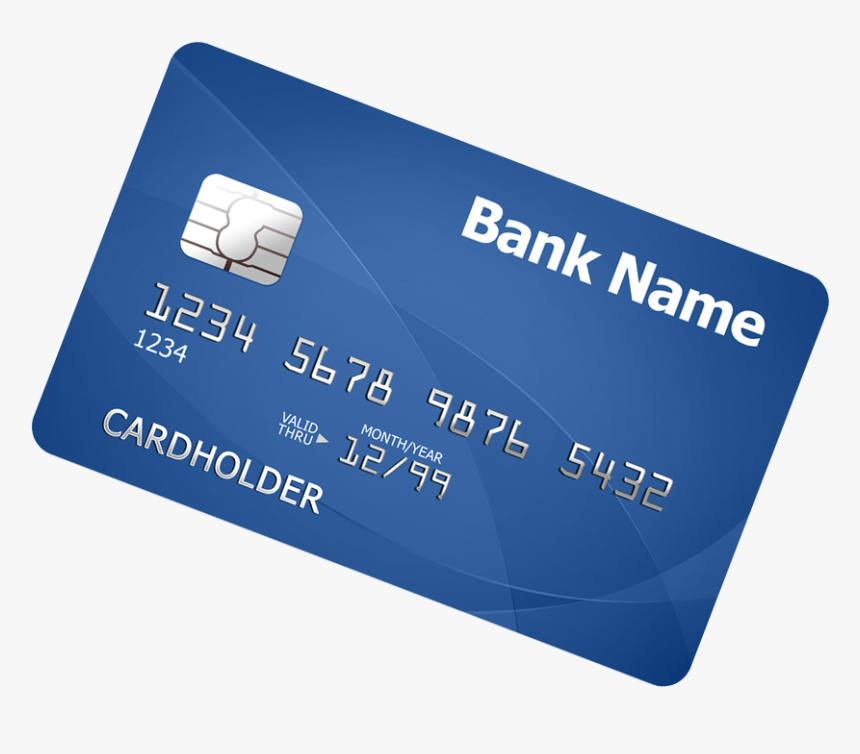
#> input picture Problem_3/card.png, 860 x 754 px
$ jupyter execute card.ipynb
#> lines starting #> are read from the running program, lines starting #| are printed output that depends on the picture; after the words box and inside, x2 and y2 are one past the last pixel; in counts of white or black regions, pixels touching at a corner belong together
[cell 1]
import cv2 as cv
import numpy as np
import matplotlib.pyplot as plt

[cell 2]
card_img = cv.imread("./card.png")[:,:,::-1]

[cell 3]
plt.imshow(card_img, interpolation = 'none')

[cell 4]
card_gray = cv.cvtColor(card_img, cv.COLOR_BGR2GRAY)
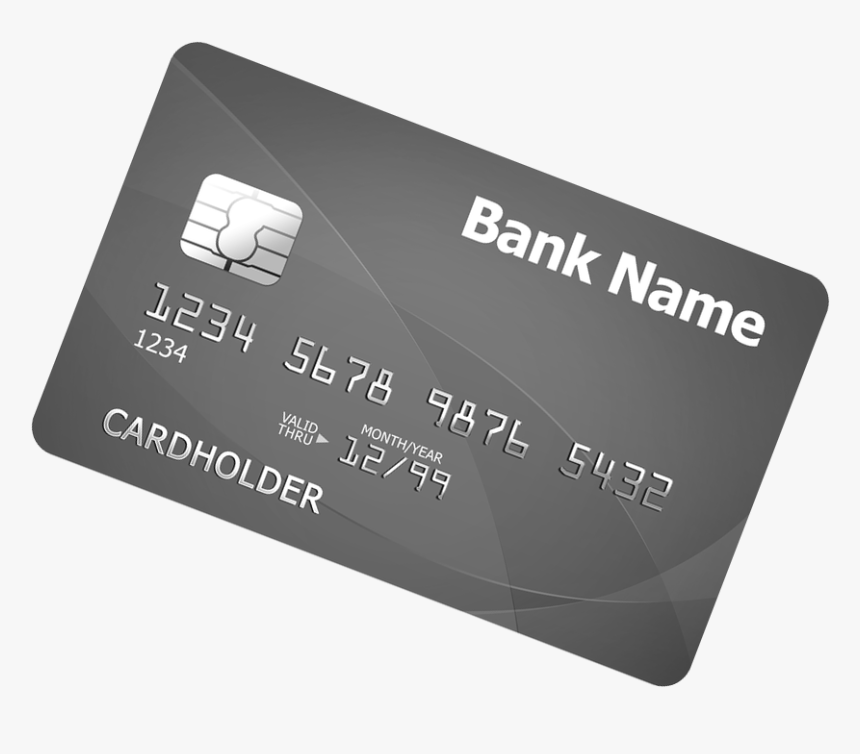
#> card_gray: shape (754, 860); min 10, max 255, mean 183.6
ret, card_bin = cv.threshold(card_gray, 0, 255,cv.THRESH_BINARY+cv.THRESH_OTSU)
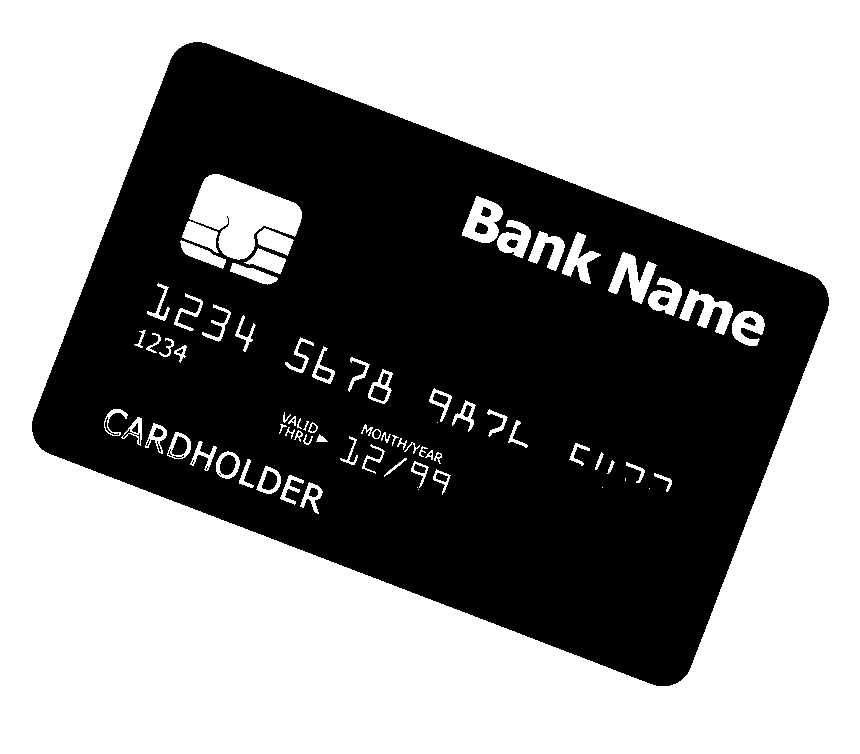
#> card_bin: shape (754, 860); 55.9% white; 33 black regions (11 under 20 px), largest, box (x1, y1, x2, y2) and area: (32, 42, 829, 686) 284006, (220, 455, 236, 475) 243, (172, 436, 187, 455) 202
#> ret = 175

[cell 5]
plt.imshow(card_bin, interpolation = 'none')

[cell 6]
cmpts = cv.connectedComponentsWithStats( card_bin )

[cell 7]
plt.imshow(cmpts[1] == 1, interpolation = 'none')
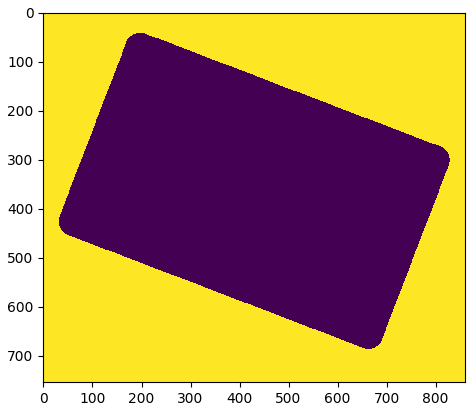
#> figure drawn by matplotlib, 1 panel

[cell 8]
card_mask_1 = 1 - np.array(cmpts[1] == 1).astype(np.uint8).copy()
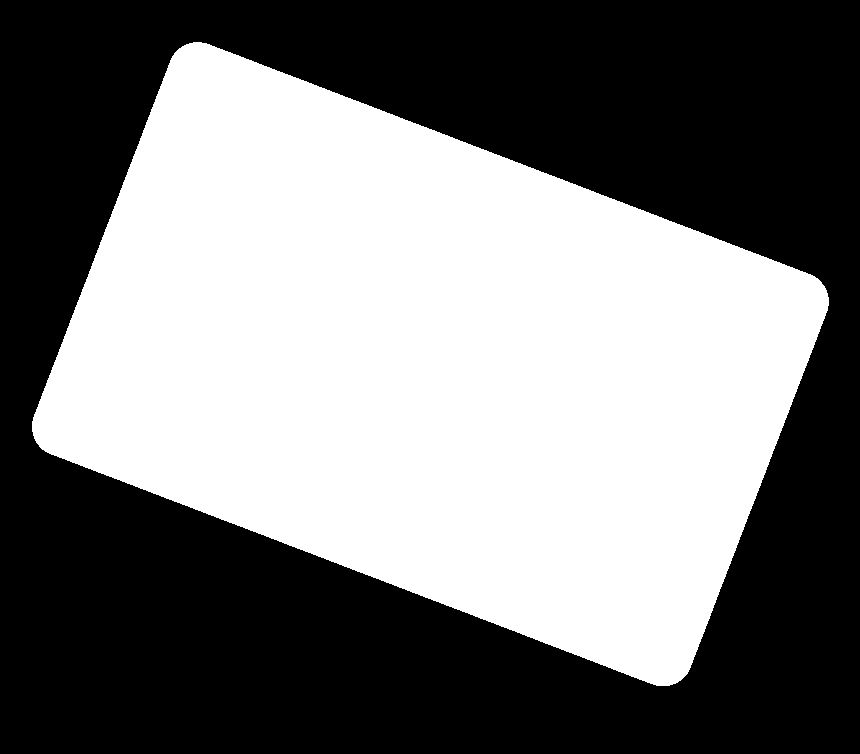
#> card_mask_1: shape (754, 860); values 0 (black) and 1 (white), 47.5% white; 1 white region, box (x1, y1, x2, y2) and area: (32, 42, 829, 686) 308258
kernel = cv.getStructuringElement(cv.MORPH_ELLIPSE, (3,7) )
new = cv.dilate(card_mask_1, kernel, iterations = 10)
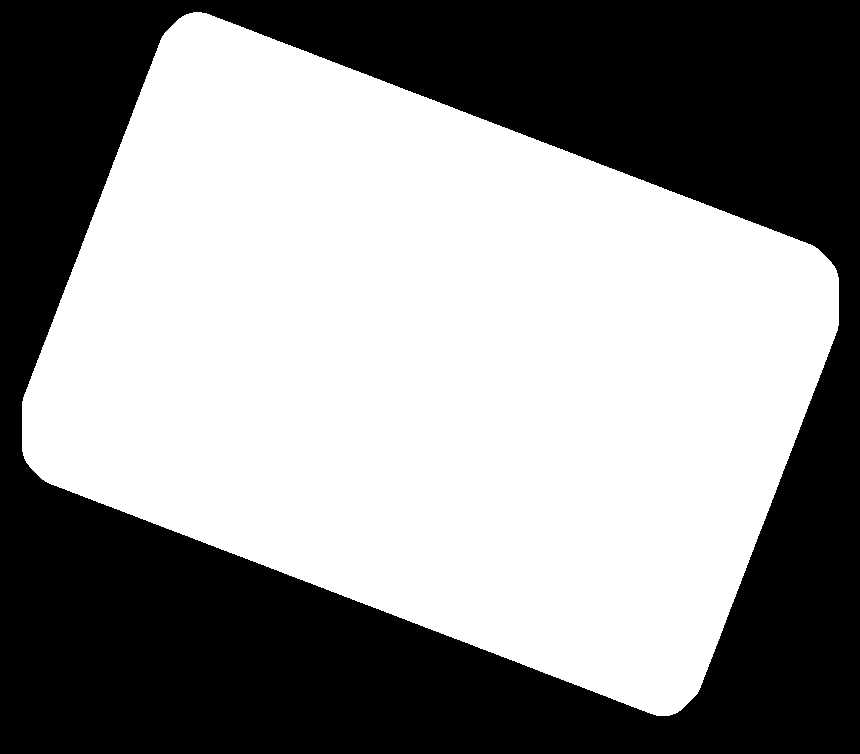
#> new: shape (754, 860); values 0 (black) and 1 (white), 55.8% white; 1 black region, box (x1, y1, x2, y2) and area: (0, 0, 860, 754) 286492
plt.imshow( new, interpolation = 'none'  );

[cell 9]
def findborderblack(onedarr):
    black_idxs = np.where(onedarr != 0)[0]
#> black_idxs = 797 values from 32 to 828
    return black_idxs[0], black_idxs[-1]

[cell 10]
card_mask = 1 - np.array(cmpts[1] == 1).astype(np.int8)
x_min, x_max = findborderblack(card_mask.sum(axis = 0, keepdims = False))
#> x_min = 32; x_max = 828
x_min, x_max
#> Out = (32, 828)

[cell 11]
y_x_min, _ = findborderblack(card_mask[:, x_min])
#> y_x_min = 421
y_x_max, _ = findborderblack(card_mask[:, x_max])
#> y_x_max = 297

[cell 12]
y_min, y_max = findborderblack(card_mask.sum(axis = 1, keepdims = False))
#> y_min = 42; y_max = 685
y_min, y_max
#> Out = (42, 685)

[cell 13]
x_y_min, _ = findborderblack(card_mask[y_min, :])
#> x_y_min = 193
x_y_max, _ = findborderblack(card_mask[y_max, :])
#> x_y_max = 656

[cell 14]
test_img = card_bin.copy()
cv.circle(test_img, (x_min,y_x_min), radius=4, color=255, thickness=4)
#> test_img: shape (754, 860); 55.9% white; 34 black regions (12 under 20 px), largest, box (x1, y1, x2, y2) and area: (32, 42, 829, 686) 283943, (220, 455, 236, 475) 243, (172, 436, 187, 455) 202
cv.circle(test_img, (x_max,y_x_max), radius=4, color=255, thickness=4)
#> test_img: shape (754, 860); 55.9% white; 35 black regions (13 under 20 px), largest, box (x1, y1, x2, y2) and area: (32, 42, 829, 686) 283880, (220, 455, 236, 475) 243, (172, 436, 187, 455) 202
cv.circle(test_img, (x_y_min,y_min), radius=4, color=255, thickness=4)
#> test_img: shape (754, 860); 55.9% white; 36 black regions (14 under 20 px), largest, box (x1, y1, x2, y2) and area: (32, 42, 829, 686) 283817, (220, 455, 236, 475) 243, (172, 436, 187, 455) 202
cv.circle(test_img, (x_y_max,y_max), radius=4, color=255, thickness=4)
#> test_img: shape (754, 860); 55.9% white; 37 black regions (15 under 20 px), largest, box (x1, y1, x2, y2) and area: (32, 42, 829, 686) 283755, (220, 455, 236, 475) 243, (172, 436, 187, 455) 202
plt.imshow( test_img )

[cell 15]
source_pts = np.zeros((4, 2))
orientation = abs(x_y_min - x_max) > abs(x_y_min - x_min)
#> orientation = True
source_pts[0] = [x_y_min,y_min] if orientation else [x_min,y_x_min]
source_pts[1] = [x_max,y_x_max] if orientation else [x_y_min,y_min]
source_pts[2] = [x_y_max,y_max] if orientation else [x_max,y_x_max]
source_pts[3] = [x_min,y_x_min] if orientation else [x_y_max,y_max]
source_pts = source_pts.astype(np.float32)

target_pts = np.float32([[0,0],\
             [256,0],\
             [256,128],\
             [0,128]])
M = cv.getPerspectiveTransform(source_pts, target_pts)
card_cropped = cv.warpPerspective(card_img, M, (256,128))
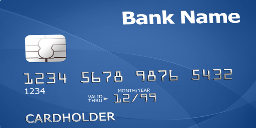
#> card_cropped: shape (128, 256, 3); mean R, G, B 62.2, 103.6, 159.6
plt.imshow( card_cropped )

[cell 16]
roi_gray = cv.cvtColor(card_cropped, cv.COLOR_BGR2GRAY)
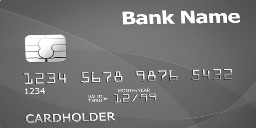
#> roi_gray: shape (128, 256); min 25, max 255, mean 115.4
roi_bin = cv.ximgproc.niBlackThreshold(roi_gray, 255, cv.THRESH_BINARY, 13, 0.5, cv.ximgproc.BINARIZATION_SAUVOLA  )
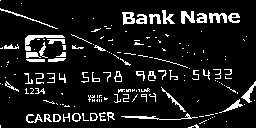
#> roi_bin: shape (128, 256); 10.1% white in thin lines or dots
plt.imshow( roi_bin, interpolation = 'none' )

[cell 17]
cmpts = cv.connectedComponentsWithStats( roi_bin )
sqrs = []
for pa in cmpts[2]:
    sqrs.append( pa[-1] )
#> this loop made 170 passes
#> pa on passes 1 to 3: [0, 0, 256, 128, 29465], [0, 0, 1, 1, 1], [21, 3, 1, 1, 1]
#> after the loop, sqrs = 170 values, max 29465 at index 0, min 1 at index 1, mean 192.8
sqrs = np.array( sqrs )
# sqrs = sqrs[sqrs < 5000]
# sqrs = sqrs[sqrs > 20]

print(np.where(sqrs > 15))
#| (array([  0,   3,   4,   5,   6,   7,   8,   9,  10,  11,  21,  22,  30,
#|         35,  36,  38,  39,  40,  42,  52,  53,  67,  68,  69,  70,  79,
#|         80,  81,  82,  83,  84,  85,  86,  87,  88,  89,  90,  91,  92,
#|         93,  94,  99, 103, 109, 113, 114, 118, 122, 124, 127, 128, 130,
#|        138, 148, 149, 150, 151, 152, 153, 154, 156, 157, 158, 169]),)
test = np.zeros(roi_bin.shape)
idxs = [i for i in range(67, 71)] + [i for i in range(79, 95)]
for i in idxs:
    test += cmpts[1] == i
#> this loop made 20 passes
#> pass 2, `test += cmpts[1] == i`:
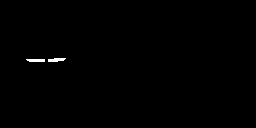
#> test: shape (128, 256) float64; values 0 (black) and 1 (white), 0.33% white; 2 white regions, box (x1, y1, x2, y2) and area: (48, 58, 66, 62) 55, (26, 59, 45, 62) 53
#> after the loop:
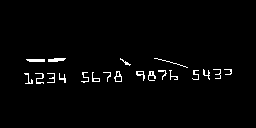
#> test: shape (128, 256) float64; values 0 (black) and 1 (white), 2% white in thin lines or dots, all inside (x1, y1, x2, y2) = (24, 58, 232, 84)
plt.imshow(test, interpolation = 'none')
